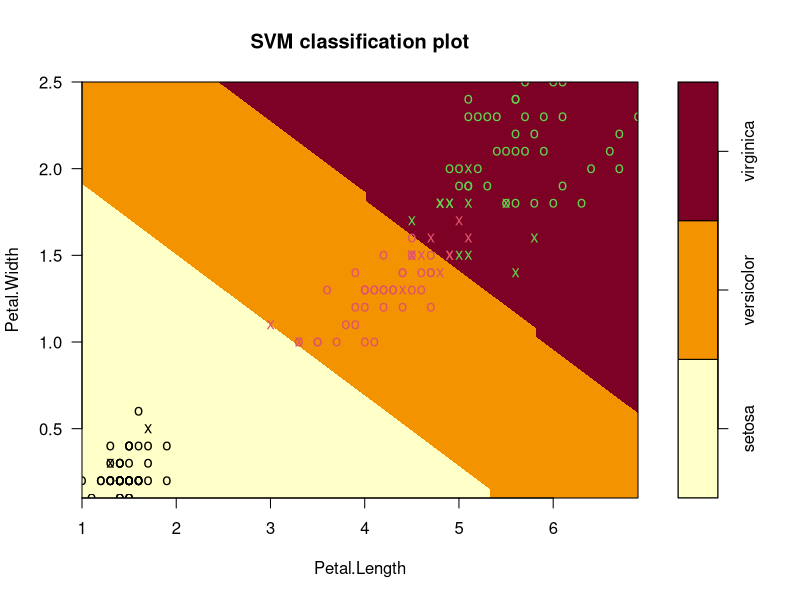
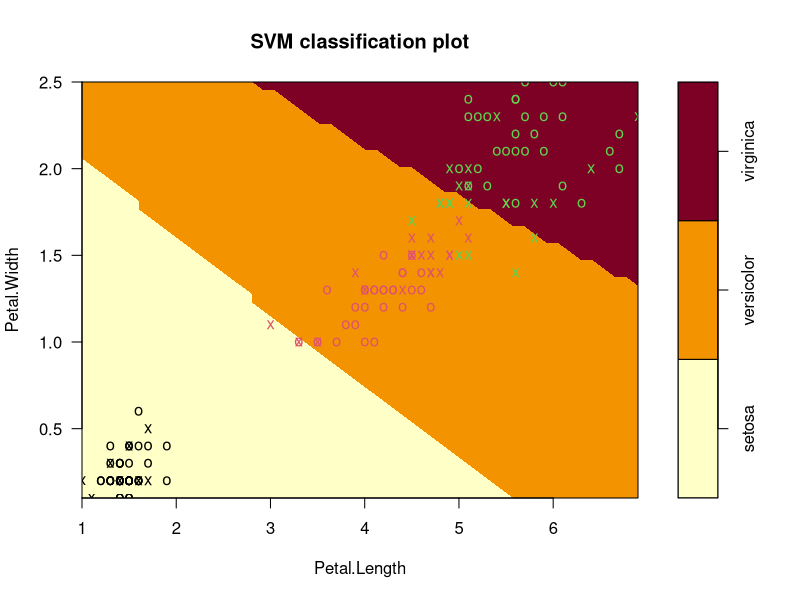
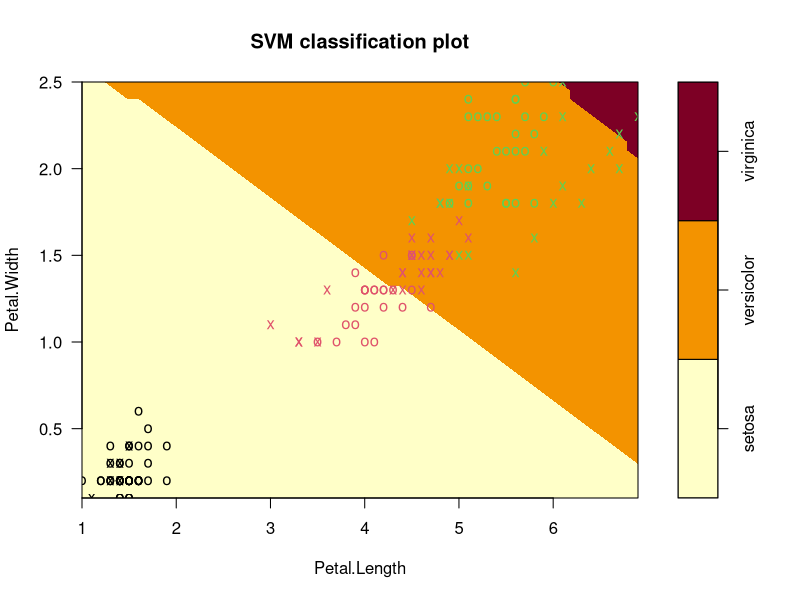
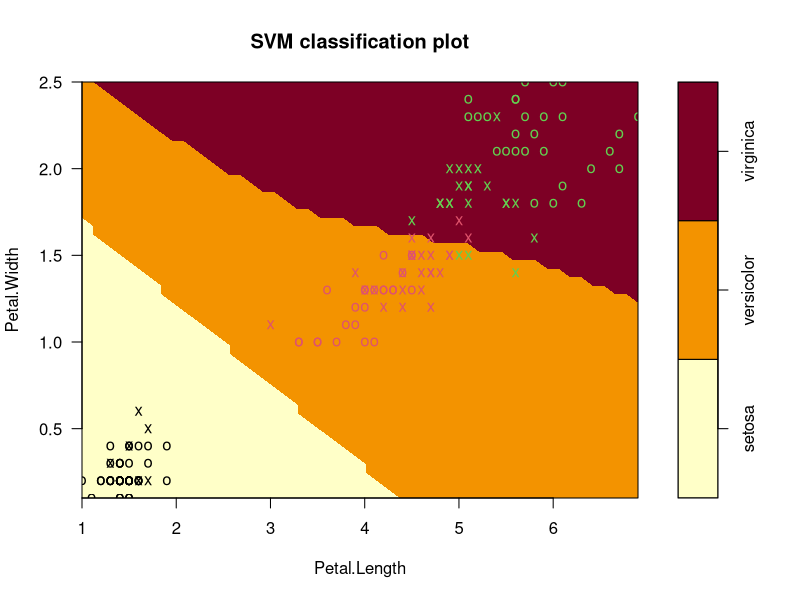

These charts were generated, in order, by the following R code:
## ---- chunk 1
knitr::opts_chunk$set(echo = TRUE)
## ---- chunk 2
library(e1071)
library(datasets)
data(iris)
attach(iris)
## ---- chunk 3
SVM = svm(Species ~., data = iris, kernel = 'linear')
summary(SVM)
## ---- chunk 4
pred = predict(SVM, iris)
print(table(pred,Truth = iris$Species))
## ---- chunk 5
plot(SVM,data = iris,Petal.Width~Petal.Length,slice = list(Sepal.Width=3, Sepal.Length=4))
## ---- chunk 6
SVMr = svm(Species ~., data = iris, kernel = 'radial')
summary(SVMr)
pred = predict(SVMr, iris)
print(table(pred,Truth = iris$Species))
plot(SVMr,data = iris,Petal.Width~Petal.Length,slice = list(Sepal.Width=3, Sepal.Length=4))
## ---- chunk 7
SVMs = svm(Species ~., data = iris, kernel = 'sigmoid')
summary(SVMs)
pred = predict(SVMs, iris)
print(table(pred,Truth = iris$Species))
plot(SVMs,data = iris,Petal.Width~Petal.Length,slice = list(Sepal.Width=3, Sepal.Length=4))
## ---- chunk 8
SVMp = svm(Species ~., data = iris, kernel = 'polynomial')
summary(SVMp)
pred = predict(SVMp, iris)
print(table(pred,Truth = iris$Species))
plot(SVMp,data = iris,Petal.Width~Petal.Length,slice = list(Sepal.Width=3, Sepal.Length=4))
